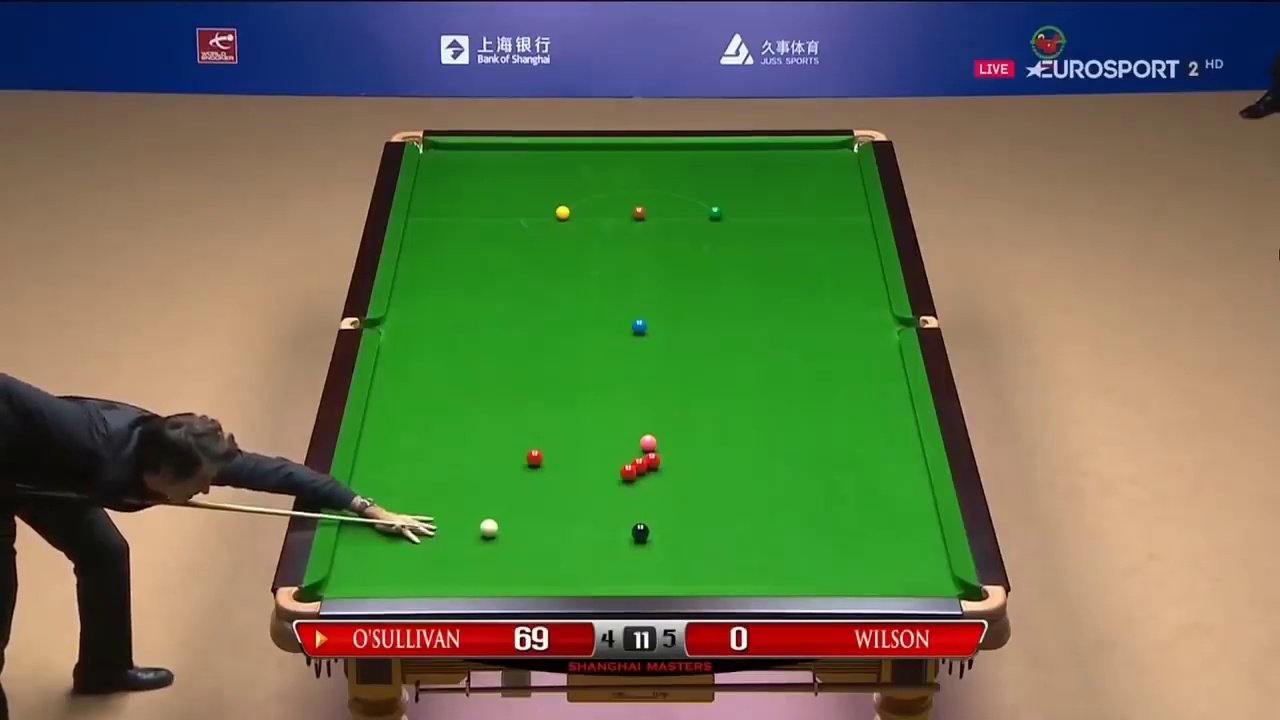
#> input picture data/training_data/Task1/24.jpg, 1280 x 720 px
$ python task1.py   (older library calls are emulated)
#> lines starting #> are read from the running program, lines starting #| are printed output that depends on the picture; after the words box and inside, x2 and y2 are one past the last pixel; in counts of white or black regions, pixels touching at a corner belong together
import numpy as np
import cv2 as cv
import imutils
from sklearn.cluster import KMeans
from scipy import ndimage
from skimage.morphology import watershed
from skimage.feature import peak_local_max
from skimage.morphology import watershed
import pickle

from proiect.lib.util import imageshow, auto_canny

greenLower = (40, 60, 100)
greenUpper = (80, 255, 255)
aprox_param = 0.035


def clahe(bgr, gridsize=11):
    lab = cv.cvtColor(bgr, cv.COLOR_BGR2LAB)
    lab_planes = cv.split(lab)
    clahe = cv.createCLAHE(clipLimit=2.0, tileGridSize=(gridsize, gridsize))
    lab_planes[0] = clahe.apply(lab_planes[0])
    lab = cv.merge(lab_planes)
    bgr = cv.cvtColor(lab, cv.COLOR_LAB2BGR)
    return bgr


# [105 lines left out: functions cluster, circles, detect_balls_using_hsv, not called in this run]


maxBalls = {
    'blue': 1,
    'pink': 1,
    'yellow': 1,
    'green': 1,
    'brown': 1,
    'black': 1,
    'white': 1,
    'red': 15
}

colors = {
    'blue': [
        np.array([91, 0, 0]),
        np.array([180, 135, 55])
    ],
    'yellow': [
        np.array([0, 107, 68]),
        np.array([114, 255, 255])
    ],
    'pink': [
        np.array([49, 0, 187]),
        np.array([255, 162, 255])
    ],
    'green': [
        np.array([30, 23, 0]),
        np.array([90, 255, 30])
    ],
    'brown': [np.array([0, 52, 37]), np.array([45, 105, 166])],
    'black': [np.array([0, 0, 0]), np.array([45, 38, 65])],
    'white': [np.array([0, 0, 240]), np.array([255, 137, 255])],
    'red': [np.array([0, 0, 26]), np.array([26, 42, 255])]
}


def get_balls(image, color):
    lower = colors[color][0]
    upper = colors[color][1]
    print("range:", lower, upper)
    mask = cv.inRange(image, lower, upper)
    mask = cv.erode(mask, None, iterations=1)
    mask = cv.dilate(mask, None, iterations=1)

    res = cv.bitwise_and(image, image, mask=mask)
    imageshow(res, "get balls" + color)
    gray = cv.cvtColor(res.copy(), cv.COLOR_BGR2GRAY)
    gray = cv.GaussianBlur(gray, (3, 3), 0)  # use gaussian blur
    edges = cv.Canny(gray, 10, 150, apertureSize=3)
    cnts, hierarchy = cv.findContours(edges, cv.RETR_EXTERNAL, cv.CHAIN_APPROX_SIMPLE)
    cnts = sorted(cnts, key=cv.contourArea, reverse=True)
    circles = []
    for a in cnts:
        (x, y), radius = cv.minEnclosingCircle(a)
        if radius > 4 and radius < 10:
            print(radius)
            circles.append(a)

    diameterBall = 16
    radiusBall = int(round(diameterBall / 2))
    circles2 = cv.HoughCircles(gray, cv.HOUGH_GRADIENT, 1, diameterBall * 0.7,
                              minRadius=int(round(radiusBall * 0.25)),
                              maxRadius=int(round(radiusBall * 1.65)),
                              param1=100,
                              param2=10
                              )
    print(circles2)
    if circles2 is not None:
        circles2 = np.uint16(np.around(circles2))
        for i in circles2[0, :]:
            # draw the outer circle
            cv.circle(res, (i[0], i[1]), i[2], (0, 255, 0), 2)
            # draw the center of the circle
            cv.circle(res, (i[0], i[1]), 2, (0, 0, 255), 3)

    # cv.drawContours(res, circles, -1, (233, 0, 0), 3)
    imageshow(res, "cont")
    imageshow(edges)


# [91 lines left out: functions spec, lines, w, not called in this run]


def do_it(filename):
#> called with filename = 'data/training_data/Task1/24.jpg'
    print(filename)
    im = cv.imread(filename)
#> im is the input picture: shape (720, 1280, 3); mean B, G, R 80.5, 117.1, 105.3
    im = imutils.resize(im, 1200)
#> im: shape (675, 1200, 3)
    orig = im.copy()
    # imageshow(im)
    # im = cluster(im)
    # imageshow(im,"before blurr")
    im = cv.GaussianBlur(im, (13,   13), 0)
    # imageshow(np.hstack([blurred,im]))
    # blurred = auto_canny(blurred)
    # imageshow(blurred, "blurred")
    hsv = cv.cvtColor(im, cv.COLOR_BGR2HSV)
#> hsv: shape (675, 1200, 3); mean H, S, V 47.5, 135, 144.9
    # hsv[:, :, 2] = cv.equalizeHist(hsv[:, :, 2])
    # imageshow(hsv, "hsv")
    mask = cv.inRange(hsv, greenLower, greenUpper)
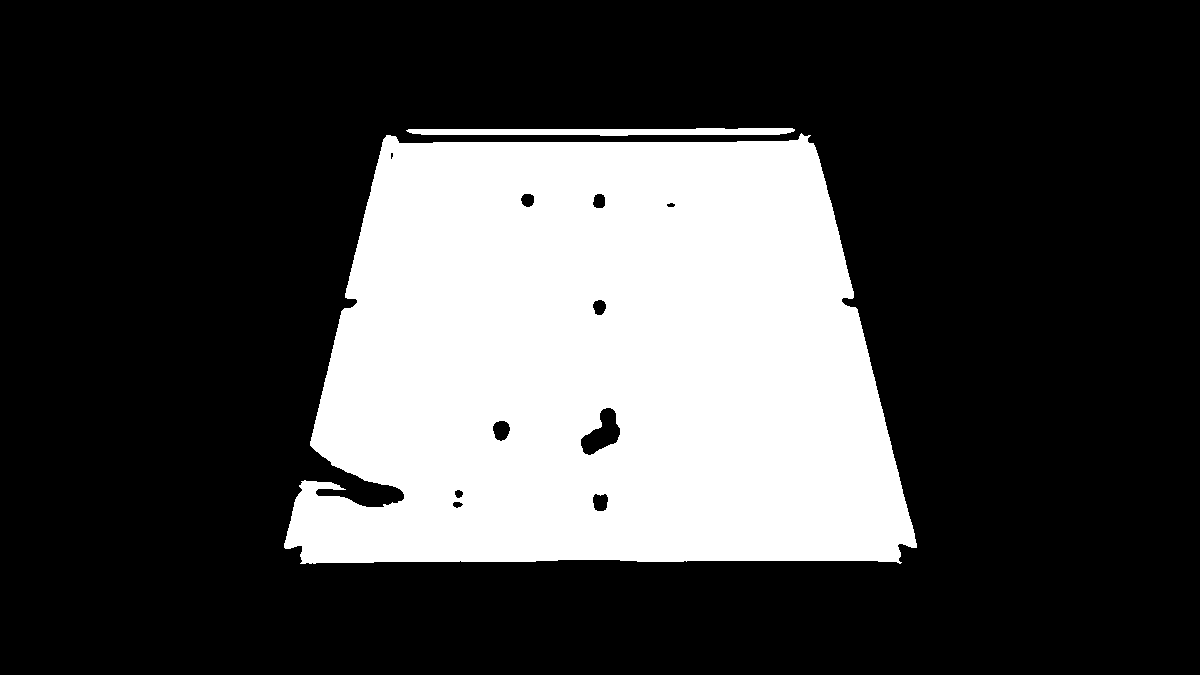
#> mask: shape (675, 1200); 27.5% white; 2 white regions
    contours, hierarchy = cv.findContours(mask, cv.RETR_EXTERNAL, cv.CHAIN_APPROX_SIMPLE)
#> contours = 2 contours; box (x1, y1, x2, y2) and area: (284, 133, 917, 564) 220956, (406, 128, 795, 136) 2002
    # cnts = imutils.grab_contours(contours)
    cnts = contours
#> cnts has the same summary as contours
    # imageshow(im)
    # aprox_param = 0.015
    rectangles = []
    cnts = sorted(cnts, key=cv.contourArea, reverse=True)
    cv.drawContours(im, cnts, -1, (0, 255, 0), 3)
    hull_list = []
    for i in range(len(cnts)):
        hull = cv.convexHull(cnts[i])
        hull_list.append(hull)
#> this loop made 2 passes
#> after the loop, hull_list = 2 contours; box (x1, y1, x2, y2) and area: (284, 133, 917, 564) 229607, (406, 128, 795, 136) 2334
    cv.drawContours(im, hull_list, 0, (0, 255, 0), 3)
    pickle_out = open("dict.pickle", "wb")
    pickle.dump(hull_list[0], pickle_out)
    pickle_out.close()

    img = im.copy()
    kmeans = KMeans(n_clusters=4, random_state=0).fit(cnts[0][:, 0])
    cv.circle(img, tuple(kmeans.cluster_centers_[0].astype(int)), 4, (200, 0, 0), 3)
#> img: shape (675, 1200, 3); mean B, G, R 79.4, 120.2, 103.9
    cv.circle(img, tuple(kmeans.cluster_centers_[1].astype(int)), 4, (200, 0, 0), 3)
#> img: shape (675, 1200, 3); mean B, G, R 79.4, 120.2, 103.9
    cv.circle(img, tuple(kmeans.cluster_centers_[2].astype(int)), 4, (200, 0, 0), 3)
#> img: shape (675, 1200, 3); mean B, G, R 79.4, 120.2, 103.9
    cv.circle(img, tuple(kmeans.cluster_centers_[3].astype(int)), 4, (200, 0, 0), 3)
#> img: shape (675, 1200, 3); mean B, G, R 79.4, 120.2, 103.9
    imageshow(img,"cluster")
#> (this line was passed over: proiect is not available in this run)

    # [11 lines of commented-out code are left out]
    cv.drawContours(im, hull_list, 0, (0, 0, 255), 3)
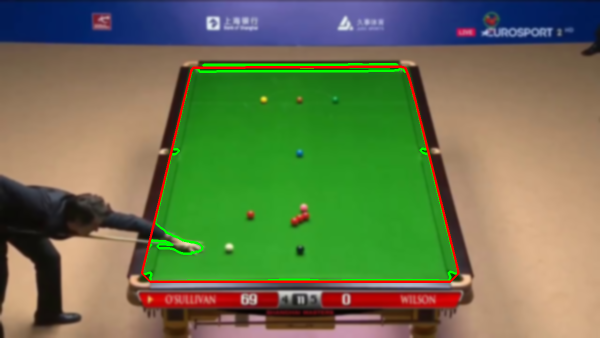
#> im: shape (675, 1200, 3) (shown at 1/2 size); mean B, G, R 79.3, 117.3, 106.9
    imageshow(im)
#> (this line was passed over: proiect is not available in this run)
    # imageshow(mask)
    stencil = np.zeros(im.shape[:-1]).astype(np.uint8)
    mask_value = 255
    cv.fillPoly(stencil, hull_list[:1], mask_value)
#> stencil: shape (675, 1200); 28.5% white; 1 white region, box (x1, y1, x2, y2) and area: (284, 133, 917, 564) 230557
    # imageshow(stencil)
    fill_color = [0, 0, 0]
    sel = stencil != mask_value
    orig[sel] = fill_color
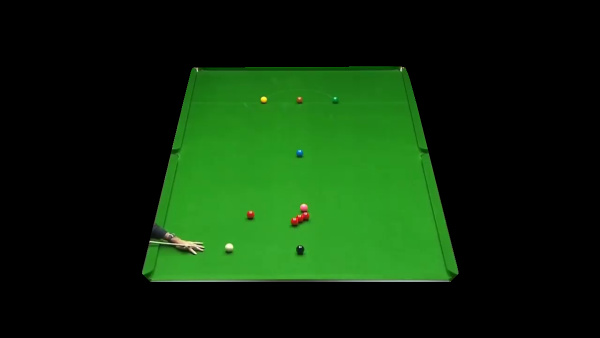
#> orig: shape (675, 1200, 3) (shown at 1/2 size); mean B, G, R 9.9, 41.6, 12.6
    imageshow(orig)
#> (this line was passed over: proiect is not available in this run)

    # [9 lines of commented-out code are left out]
    table = orig
    # [30 lines of commented-out code are left out]
    get_balls(table, 'white')
#> in get_balls, `mask = cv.inRange(image, lower, upper)`:
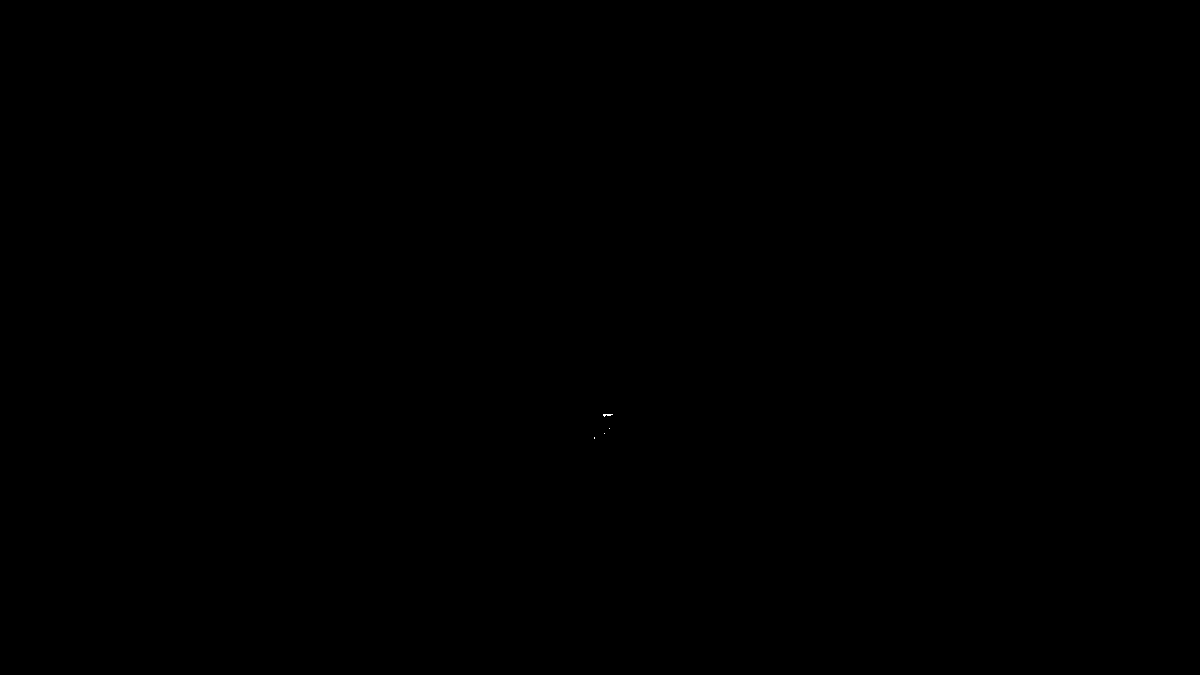
#> mask: shape (675, 1200); 0% white in thin lines or dots, all inside (x1, y1, x2, y2) = (594, 414, 613, 439)
#> in get_balls, `cnts, hierarchy = cv.findContours(edges, cv.RETR_EXTERNAL, cv.CHAIN_AP..`: cnts = []
#> in get_balls, `circles2 = cv.HoughCircles(gray, cv.HOUGH_GRADIENT, 1, diameterBall * ..`: circles2 = None
#| None
    return table


filename = '49.jpg'
filename = '24.jpg'
# filename = False
import logging

import os


def process_table(t):
    t_orig = t.copy()
    cv.imwrite('table.jpg', t)
    t = cv.GaussianBlur(t, (15, 15), 0)
    t = clahe(t)
    a, l = cluster(t, 10)
    stats = np.unique(l, return_counts=True)

    to_remove = stats[0][stats[1] > 10000]
    imageshow(np.hstack([a, t,t_orig]))
    aaa = np.in1d(l.flatten(), to_remove)
    aaa.resize(675, 1200)
    tt = t_orig.copy()
    tt[aaa] = 0

    imageshow(tt, "remove green")
    gray = cv.cvtColor(tt, cv.COLOR_BGR2GRAY)
    # thresh = cv.threshold(gray, 110, 220, cv.THRESH_BINARY)[1]
    thresh = cv.adaptiveThreshold(gray, 140, cv.ADAPTIVE_THRESH_GAUSSIAN_C, cv.THRESH_BINARY_INV, 11, 2)
    # imageshow(thresh, "spec")
    contours, hierarchy = cv.findContours(thresh, cv.RETR_EXTERNAL, cv.CHAIN_APPROX_SIMPLE)
    cnts = contours
    cv.drawContours(thresh, cnts, -1, (0, 222, 0), 2)
    imageshow(thresh, "thres")
    # spec(tt)

    gray = cv.cvtColor(tt, cv.COLOR_BGR2GRAY)
    diameterBall = 16
    radiusBall = int(round(diameterBall / 2))
    circles = cv.HoughCircles(gray, cv.HOUGH_GRADIENT, 1, diameterBall * 0.7,
                              minRadius=int(round(radiusBall * 0.25)),
                              maxRadius=int(round(radiusBall * 1.65)),
                              param1=100,
                              param2=10
                              )

    board = tt.copy()
    if circles is not None:
        # convert the (x, y) coordinates and radius of the circles to integers
        circles = np.round(circles[0, :]).astype("int")
        print("Size", len(circles))
        # loop over the (x, y) coordinates and radius of the circles
        for (x, y, r) in circles:
            # draw the circle in the output image, then draw a rectangle
            # corresponding to the center of the circle
            cv.circle(board, (x, y), r, (0, 255, 0), 2)
            cv.rectangle(board, (x - 3, y - 3), (x + 3, y + 3), (0, 128, 255), -1)
        # show the output image
        # cv.imshow("output", np.hstack([image, output]))
        # cv.waitKey(0)
        # imageshow(np.hstack([board,t]))


if filename:
    t = do_it("data/training_data/Task1/" + filename)
#> (the run stopped early here; a loop or call above may not have finished)

$ run again, with data/training_data/Task1/12.jpg copied over data/training_data/Task1/24.jpg
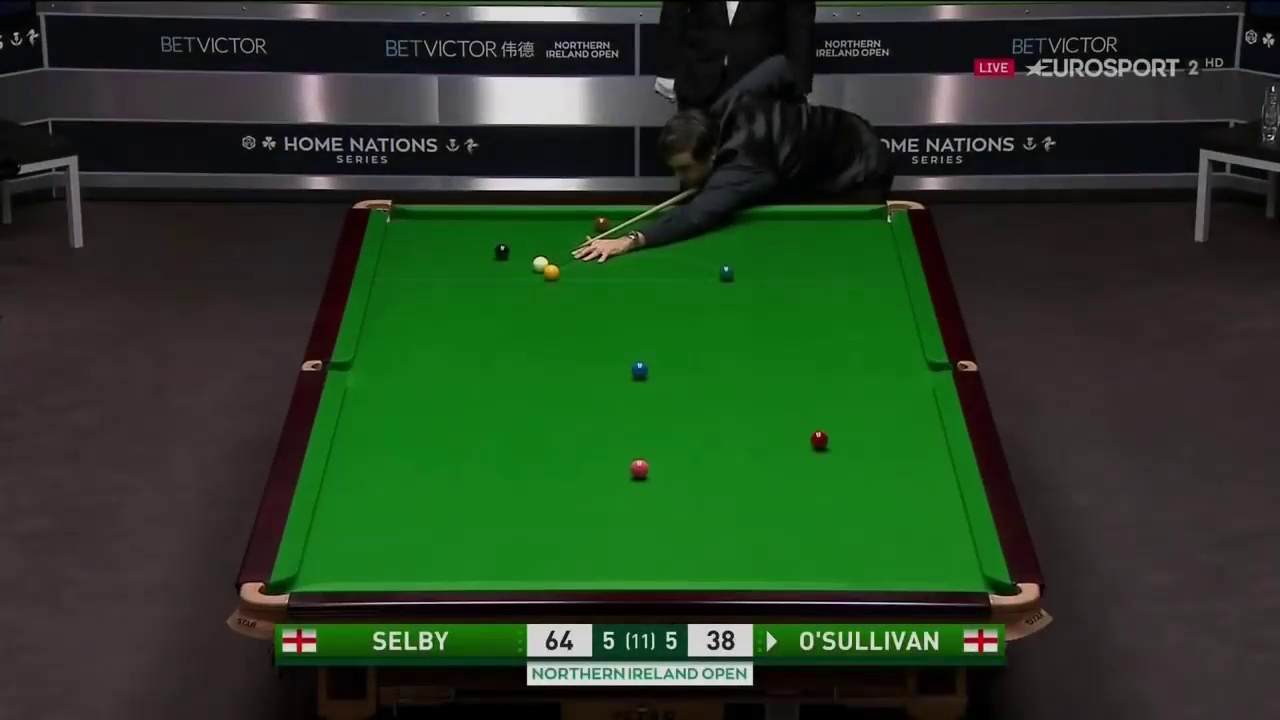
#> input picture data/training_data/Task1/12.jpg, 1280 x 720 px
#> in do_it, im is the input picture: shape (720, 1280, 3); mean B, G, R 36.8, 62.6, 39.8
#> hsv: shape (675, 1200, 3); mean H, S, V 84.5, 101.6, 67.7
#> in do_it, `mask = cv.inRange(hsv, greenLower, greenUpper)`:
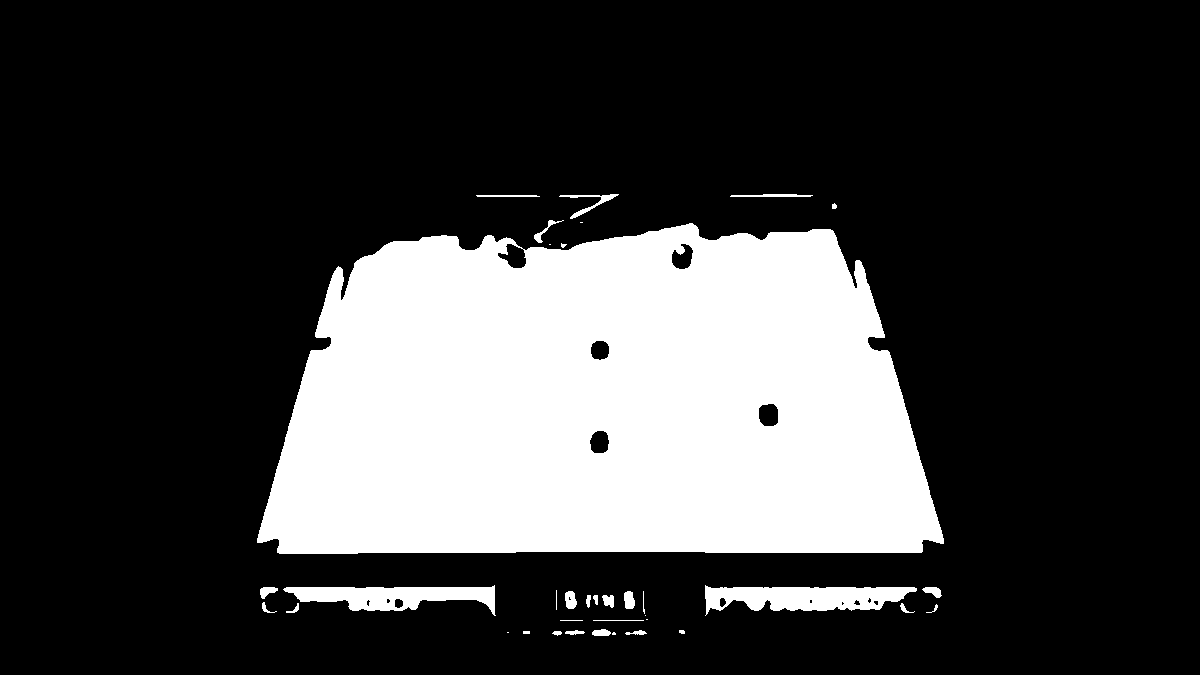
#> mask: shape (675, 1200); 24.2% white; 36 white regions (7 under 20 px)
#> contours = 36 contours, 15 with area under 20; largest, box (x1, y1, x2, y2) and area: (257, 223, 944, 554) 186722, (705, 585, 917, 616) 3935, (283, 585, 496, 616) 3332, (559, 194, 619, 219) 212, (565, 591, 577, 609) 150
#> in do_it, `cnts = contours`: cnts has the same summary as contours
#> the loop in do_it, `for i in range(len(cnts)):` made 36 passes
#> hull on passes 13, 24, 28, 29, 30, 31, 32, 33: [[536, 195], [539, 196], [477, 196], [476, 195]], [[529, 631], [529, 633], [523, 633], [523, 631]], [[644, 609], [644, 613], [643, 611], [643, 591]], [[508, 632], [507, 632]], [[643, 620], [593, 620]], [[582, 620], [560, 620]], [[647, 619], [646, 619]], [[645, 615]]
#> after the loop in do_it, `for i in range(len(cnts)):`: hull_list = 36 contours, 14 with area under 20; largest, box (x1, y1, x2, y2) and area: (257, 223, 944, 554) 192862, (705, 585, 917, 616) 5054, (283, 585, 496, 616) 4944, (559, 194, 619, 219) 751, (534, 220, 564, 243) 276
#> stencil: shape (675, 1200); 23.9% white; 1 white region, box (x1, y1, x2, y2) and area: (257, 223, 944, 554) 193743
#> in do_it, `orig[sel] = fill_color`:
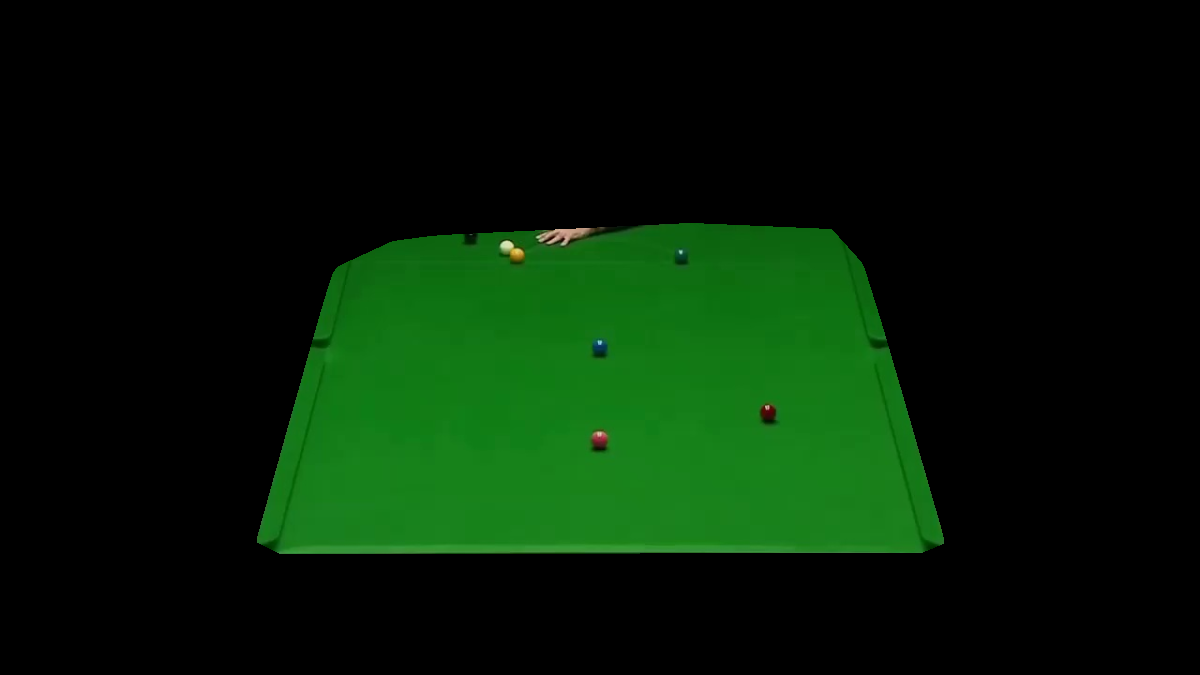
#> orig: shape (675, 1200, 3); mean B, G, R 5.7, 28.8, 5
#> res: shape (675, 1200, 3); every value is 0
#> in get_balls, `cnts, hierarchy = cv.findContours(edges, cv.RETR_EXTERNAL, cv.CHAIN_AP..`: cnts = []
#> circles2 = None
#| None
#> lab: shape (675, 1200, 3); mean of channels 0, 1, 2 26.7, 117, 138.1
